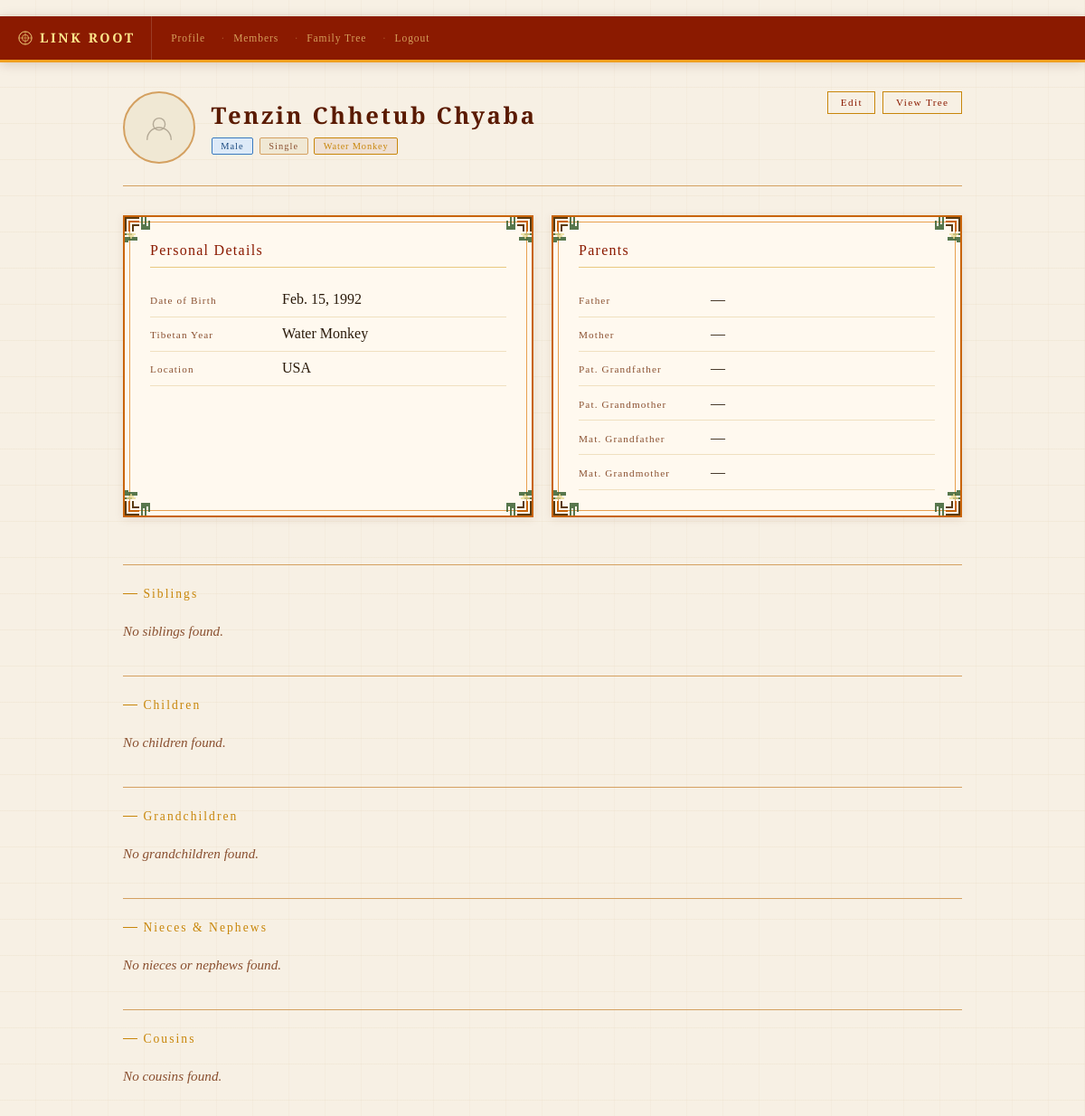
Before: /accounts/family/1/ (signed in) with the older database file.
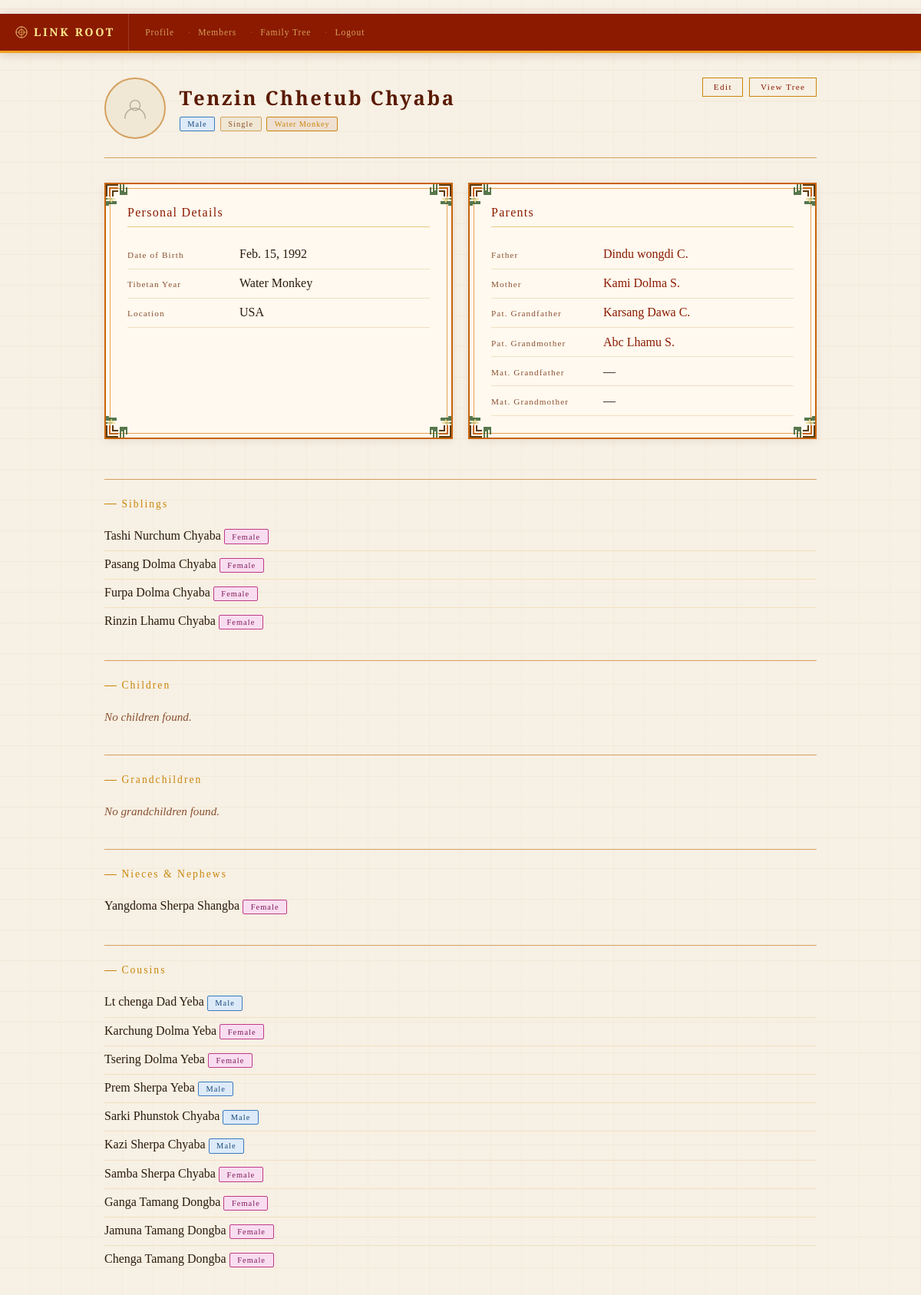
After: the same page with the newer database file.
### accounts/models.py (models this page shows)
class FamilyMember(models.Model):
    user           = models.ForeignKey(User, on_delete=models.CASCADE, null=True, blank=True)
    first_name     = models.CharField(max_length=100)
    middle_name    = models.CharField(max_length=100, blank=True)
    last_name      = models.CharField(max_length=100)
    gender         = models.CharField(max_length=1, choices=GENDER_CHOICES, null=True, blank=True)
    marital_status = models.CharField(max_length=10, choices=MARITAL_STATUS, default='Single')
    date_of_birth  = models.DateField(null=True, blank=True)
    date_of_death  = models.DateField(null=True, blank=True)   # ← new
    address        = models.TextField(blank=True)
    photo          = models.ImageField(upload_to='members/', blank=True, null=True)
    phone          = models.CharField(max_length=30, blank=True)
    facebook       = models.CharField(max_length=200, blank=True)
    instagram      = models.CharField(max_length=200, blank=True)
    father = models.ForeignKey(
        'self', null=True, blank=True,
        on_delete=models.SET_NULL,
        related_name='children_of_father'
    )
    mother = models.ForeignKey(
        'self', null=True, blank=True,
        on_delete=models.SET_NULL,
        related_name='children_of_mother'
    )
    spouse = models.ForeignKey(
        'self', null=True, blank=True,
        on_delete=models.SET_NULL,
        related_name='married_to'
    )
    @property
    def is_deceased(self):
        return self.date_of_death is not None
    @property
    def tibetan_year(self):
        if self.date_of_birth:
            return get_tibetan_year(self.date_of_birth.year)
        return ''
    def get_children(self):
        from itertools import chain
        return list(chain(
            self.children_of_father.all(),
            self.children_of_mother.all()
        ))
    def __str__(self):
        if self.middle_name:
            return f"{self.first_name} {self.middle_name} {self.last_name[0]}."
        return f"{self.first_name} {self.last_name[0]}."

### accounts/views.py (the view)
# urls.py: path('family/<int:pk>/', views.family_detail, name='family_detail'),
@login_required
def family_detail(request, pk):
    member = get_object_or_404(FamilyMember, pk=pk)
    children = member.get_children()
    siblings = FamilyMember.objects.none()
    if member.father:
        siblings = siblings | FamilyMember.objects.filter(father=member.father).exclude(pk=pk)
    if member.mother:
        siblings = siblings | FamilyMember.objects.filter(mother=member.mother).exclude(pk=pk)
    siblings = siblings.distinct()
    cousins = FamilyMember.objects.none()
    parent_siblings = FamilyMember.objects.none()
    if member.father:
        if member.father.father:
            parent_siblings = parent_siblings | FamilyMember.objects.filter(
                father=member.father.father
            ).exclude(pk=member.father.pk)
        if member.father.mother:
            parent_siblings = parent_siblings | FamilyMember.objects.filter(
                mother=member.father.mother
            ).exclude(pk=member.father.pk)
    if member.mother:
        if member.mother.father:
            parent_siblings = parent_siblings | FamilyMember.objects.filter(
                father=member.mother.father
            ).exclude(pk=member.mother.pk)
        if member.mother.mother:
            parent_siblings = parent_siblings | FamilyMember.objects.filter(
                mother=member.mother.mother
            ).exclude(pk=member.mother.pk)
    parent_siblings = parent_siblings.distinct()
    for aunt_uncle in parent_siblings:
        cousins = cousins | FamilyMember.objects.filter(
            father=aunt_uncle
        ) | FamilyMember.objects.filter(
            mother=aunt_uncle
        )
    cousins = cousins.distinct().exclude(pk=pk)
    nieces_nephews = FamilyMember.objects.none()
    for sibling in siblings:
        nieces_nephews = nieces_nephews | FamilyMember.objects.filter(
            father=sibling
        ) | FamilyMember.objects.filter(
            mother=sibling
        )
    nieces_nephews = nieces_nephews.distinct()
    grandchildren = FamilyMember.objects.none()
    for child in children:
        for grandchild in child.get_children():
            grandchildren = grandchildren | FamilyMember.objects.filter(pk=grandchild.pk)
    grandchildren = grandchildren.distinct()
    return render(request, 'accounts/family_detail.html', {
        'member': member,
        'siblings': siblings,
        'children': children,
        'cousins': cousins,
        'nieces_nephews': nieces_nephews,
        'grandchildren': grandchildren,
    })

### accounts/models.py (called while the page is built)
def get_tibetan_year(year):
    if not year:
        return ''
    offset = (year - 1900) % 60
    animal_index  = offset % 12
    element_index = offset % 10
    elements = ['Iron','Iron','Water','Water','Wood','Wood','Fire','Fire','Earth','Earth']
    animals  = ['Rat','Ox','Tiger','Rabbit','Dragon','Snake','Horse','Sheep','Monkey','Rooster','Dog','Pig']
    return f"{elements[element_index]} {animals[animal_index]}"

### accounts/templates/accounts/family_detail.html (shortened to what the changed rows need)
﻿{% extends 'accounts/base.html' %}
{% block content %}
<div class="main">
  <div class="page-header" style="display:flex; justify-content:space-between; align-items:flex-start; flex-wrap:wrap; gap:0.75rem;">
    <div style="display:flex; align-items:center; gap:1.1rem;">
      <div>
        <div class="page-title" style="{% if member.is_deceased %}color:#5a5040;{% endif %}">
          {{ member.first_name }} {{ member.middle_name }} {{ member.last_name }}
        </div>
        <div style="margin-top:0.4rem; display:flex; gap:0.4rem; flex-wrap:wrap; align-items:center;">
          {% if member.gender == 'M' %}<span class="badge badge-male">Male</span>
          {% elif member.gender == 'F' %}<span class="badge badge-female">Female</span>{% endif %}
          {% if member.marital_status == 'Married' %}<span class="badge badge-married">Married</span>
          {% else %}<span class="badge badge-single">Single</span>{% endif %}
          {% if member.tibetan_year %}
            <span style="display:inline-block; padding:0.2rem 0.6rem; font-family:'Cinzel',serif; font-size:0.65rem; letter-spacing:0.08em; border-radius:2px; background:rgba(139,26,0,0.07); border:1px solid var(--gold-dim); color:var(--gold-dim);">{{ member.tibetan_year }}</span>
          {% endif %}
        </div>
      </div>
    </div>
  </div>
  <div class="grid-2">
    <div class="card-rug">
      <div class="detail-row">
        <span class="detail-label">Date of Birth</span>
        <span class="detail-value">{{ member.date_of_birth|default:"—" }}</span>
      </div>
      {% if member.tibetan_year %}
      <div class="detail-row">
        <span class="detail-label">Tibetan Year</span>
        <span class="detail-value">{{ member.tibetan_year }}</span>
      </div>
      {% endif %}
      <div class="detail-row">
        <span class="detail-label">Location</span>
        <span class="detail-value">{{ member.address|default:"—" }}</span>
      </div>
    </div>
    <div class="card-rug">
      <div class="detail-row">
        <span class="detail-label">Father</span>
        <span class="detail-value">
          {% if member.father %}
            <a href="{% url 'family_detail' member.father.pk %}" class="text-link">
              {{ member.father }}{% if member.father.is_deceased %} †{% endif %}
            </a>
          {% else %}—{% endif %}
        </span>
      </div>
      <div class="detail-row">
        <span class="detail-label">Mother</span>
        <span class="detail-value">
          {% if member.mother %}
            <a href="{% url 'family_detail' member.mother.pk %}" class="text-link">
              {{ member.mother }}{% if member.mother.is_deceased %} †{% endif %}
            </a>
          {% else %}—{% endif %}
        </span>
      </div>
      <div class="detail-row">
        <span class="detail-label">Pat. Grandfather</span>
        <span class="detail-value">
          {% if member.father.father %}
            <a href="{% url 'family_detail' member.father.father.pk %}" class="text-link">
              {{ member.father.father }}{% if member.father.father.is_deceased %} †{% endif %}
            </a>
          {% else %}—{% endif %}
        </span>
      </div>
      <div class="detail-row">
        <span class="detail-label">Pat. Grandmother</span>
        <span class="detail-value">
          {% if member.father.mother %}
            <a href="{% url 'family_detail' member.father.mother.pk %}" class="text-link">
              {{ member.father.mother }}{% if member.father.mother.is_deceased %} †{% endif %}
            </a>
          {% else %}—{% endif %}
        </span>
      </div>
    </div>
  </div>
  <div class="section">
    <div class="section-title">Siblings</div>
    {% if siblings %}
    <ul class="member-list">
      {% for sibling in siblings %}
      <li>
        <a href="{% url 'family_detail' sibling.pk %}" class="text-link">
          {{ sibling.first_name }} {{ sibling.middle_name }} {{ sibling.last_name }}
        </a>
        {% if sibling.gender == 'M' %}<span class="badge badge-male">Male</span>
        {% elif sibling.gender == 'F' %}<span class="badge badge-female">Female</span>{% endif %}
      </li>
      {% endfor %}
    </ul>
    {% else %}<p class="empty">No siblings found.</p>{% endif %}
  </div>
  <div class="section">
    <div class="section-title">Nieces &amp; Nephews</div>
    {% if nieces_nephews %}
    <ul class="member-list">
      {% for nn in nieces_nephews %}
      <li>
        <a href="{% url 'family_detail' nn.pk %}" class="text-link">
          {{ nn.first_name }} {{ nn.middle_name }} {{ nn.last_name }}
        </a>
        {% if nn.gender == 'M' %}<span class="badge badge-male">Male</span>
        {% elif nn.gender == 'F' %}<span class="badge badge-female">Female</span>{% endif %}
      </li>
      {% endfor %}
    </ul>
    {% else %}<p class="empty">No nieces or nephews found.</p>{% endif %}
  </div>
  <div class="section">
    <div class="section-title">Cousins</div>
    {% if cousins %}
    <ul class="member-list">
      {% for cousin in cousins %}
      <li>
        <a href="{% url 'family_detail' cousin.pk %}" class="text-link">
          {{ cousin.first_name }} {{ cousin.middle_name }} {{ cousin.last_name }}
        </a>
        {% if cousin.gender == 'M' %}<span class="badge badge-male">Male</span>
        {% elif cousin.gender == 'F' %}<span class="badge badge-female">Female</span>{% endif %}
      </li>
      {% endfor %}
    </ul>
    {% else %}<p class="empty">No cousins found.</p>{% endif %}
  </div>
</div>
{% endblock %}

Changed rows visible on the page:
changed FamilyMember "Tenzin": father_id empty → 4 (drawn); father (not shown) → "Dindu wongdi C."; mother_id empty → 5 (drawn); mother (not shown) → "Kami Dolma S."; father.father (not shown) → "Karsang Dawa C."; father.mother (not shown) → "Abc Lhamu S."
added FamilyMember: first_name "Tashi", middle_name "Nurchum", last_name "Chyaba", gender "Female"
added FamilyMember: first_name "Pasang", middle_name "Dolma", last_name "Chyaba", gender "Female"
added FamilyMember: first_name "Furpa", middle_name "Dolma", last_name "Chyaba", gender "Female"
added FamilyMember: first_name "Rinzin", middle_name "Lhamu", last_name "Chyaba", gender "Female"
added FamilyMember: first_name "Yangdoma", middle_name "Sherpa", last_name "Shangba", gender "Female"
added FamilyMember: first_name "Lt chenga", middle_name "Dad", last_name "Yeba", gender "Male"
added FamilyMember: first_name "Karchung", middle_name "Dolma", last_name "Yeba", gender "Female"
added FamilyMember: first_name "Tsering", middle_name "Dolma", last_name "Yeba", gender "Female"
added FamilyMember: first_name "Prem", middle_name "Sherpa", last_name "Yeba", gender "Male"
added FamilyMember: first_name "Sarki", middle_name "Phunstok", last_name "Chyaba", gender "Male"
added FamilyMember: first_name "Kazi", middle_name "Sherpa", last_name "Chyaba", gender "Male"
added FamilyMember: first_name "Samba", middle_name "Sherpa", last_name "Chyaba", gender "Female"
added FamilyMember: first_name "Ganga", middle_name "Tamang", last_name "Dongba", gender "Female"
added FamilyMember: first_name "Jamuna", middle_name "Tamang", last_name "Dongba", gender "Female"
added FamilyMember: first_name "Chenga", middle_name "Tamang", last_name "Dongba", gender "Female"
Other visible differences:
text no longer shown: "— — — — No siblings found. No nieces or nephews found. No cousins found."
